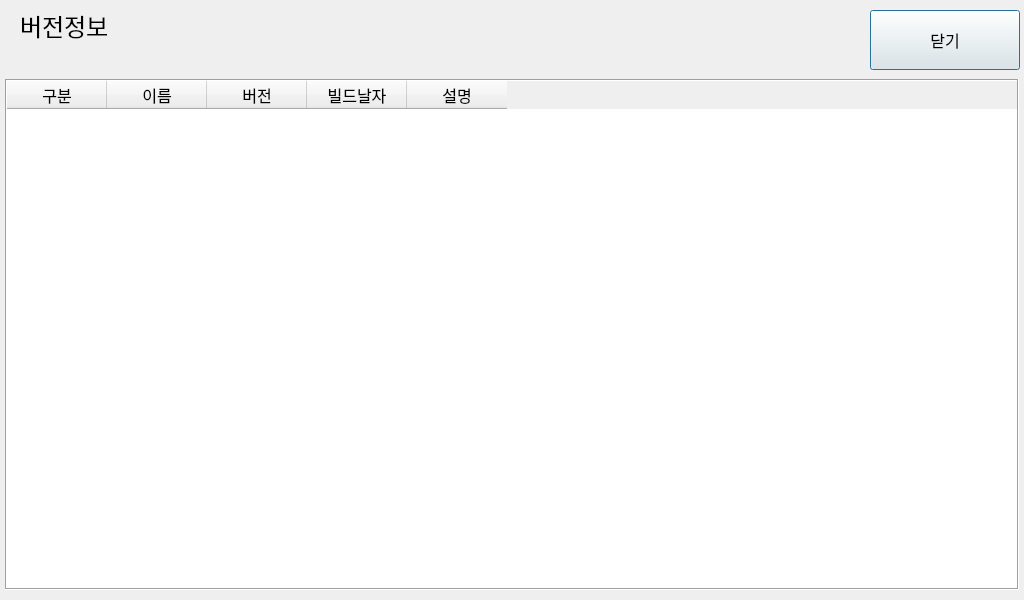
<?xml version="1.0" encoding="UTF-8"?>
<ui version="4.0">
 <class>CVersionInfo</class>
 <widget class="QDialog" name="CVersionInfo">
  <property name="geometry">
   <rect>
    <x>0</x>
    <y>0</y>
    <width>1024</width>
    <height>600</height>
   </rect>
  </property>
  <property name="font">
   <font>
    <pointsize>12</pointsize>
   </font>
  </property>
  <property name="windowTitle">
   <string>Dialog</string>
  </property>
  <widget class="QTableWidget" name="tableVersion">
   <property name="geometry">
    <rect>
     <x>5</x>
     <y>79</y>
     <width>1014</width>
     <height>511</height>
    </rect>
   </property>
   <property name="font">
    <font>
     <family>나눔고딕_코딩</family>
     <pointsize>12</pointsize>
    </font>
   </property>
   <property name="frameShape">
    <enum>QFrame::Box</enum>
   </property>
   <property name="editTriggers">
    <set>QAbstractItemView::NoEditTriggers</set>
   </property>
   <property name="alternatingRowColors">
    <bool>true</bool>
   </property>
   <property name="selectionMode">
    <enum>QAbstractItemView::SingleSelection</enum>
   </property>
   <property name="selectionBehavior">
    <enum>QAbstractItemView::SelectRows</enum>
   </property>
   <property name="sortingEnabled">
    <bool>true</bool>
   </property>
   <attribute name="verticalHeaderVisible">
    <bool>false</bool>
   </attribute>
   <column>
    <property name="text">
     <string>구분</string>
    </property>
    <property name="font">
     <font>
      <pointsize>12</pointsize>
     </font>
    </property>
   </column>
   <column>
    <property name="text">
     <string>이름</string>
    </property>
    <property name="font">
     <font>
      <pointsize>12</pointsize>
     </font>
    </property>
   </column>
   <column>
    <property name="text">
     <string>버전</string>
    </property>
    <property name="font">
     <font>
      <pointsize>12</pointsize>
     </font>
    </property>
   </column>
   <column>
    <property name="text">
     <string>빌드날자</string>
    </property>
    <property name="font">
     <font>
      <pointsize>12</pointsize>
     </font>
    </property>
   </column>
   <column>
    <property name="text">
     <string>설명</string>
    </property>
    <property name="font">
     <font>
      <pointsize>12</pointsize>
     </font>
    </property>
   </column>
  </widget>
  <widget class="QLabel" name="label">
   <property name="geometry">
    <rect>
     <x>20</x>
     <y>10</y>
     <width>171</width>
     <height>31</height>
    </rect>
   </property>
   <property name="font">
    <font>
     <pointsize>18</pointsize>
    </font>
   </property>
   <property name="text">
    <string>버전정보</string>
   </property>
  </widget>
  <widget class="QPushButton" name="ok">
   <property name="geometry">
    <rect>
     <x>870</x>
     <y>10</y>
     <width>150</width>
     <height>60</height>
    </rect>
   </property>
   <property name="font">
    <font>
     <pointsize>12</pointsize>
    </font>
   </property>
   <property name="text">
    <string>닫기</string>
   </property>
  </widget>
 </widget>
 <resources/>
 <connections>
  <connection>
   <sender>ok</sender>
   <signal>clicked()</signal>
   <receiver>CVersionInfo</receiver>
   <slot>accept()</slot>
   <hints>
    <hint type="sourcelabel">
     <x>939</x>
     <y>29</y>
    </hint>
    <hint type="destinationlabel">
     <x>511</x>
     <y>299</y>
    </hint>
   </hints>
  </connection>
 </connections>
</ui>
